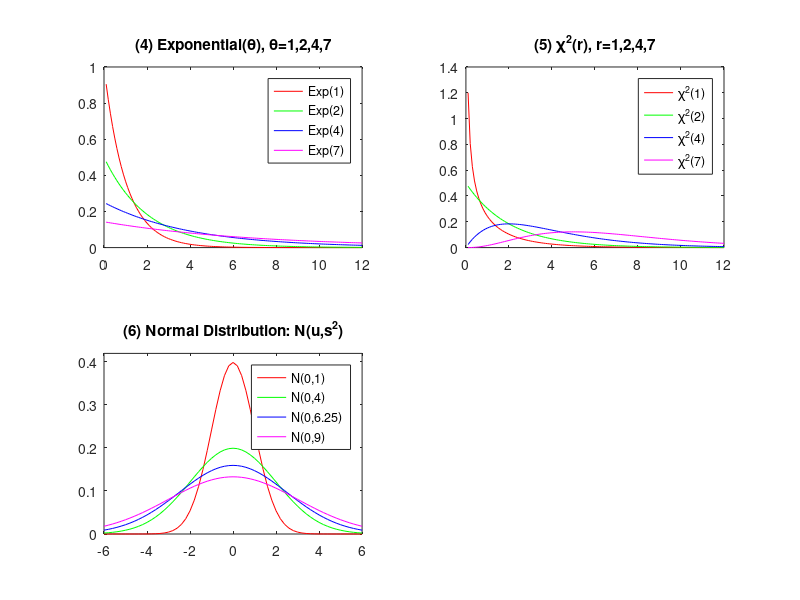

Write the MATLAB code that produced this figure.
% 4. Exponential Distribution
%
subplot(2,2,1)
X=0.1:0.1:12;
Ya=exppdf(X,1); Yb=exppdf(X,2); Yc=exppdf(X,4); Yd=exppdf(X,7);
plot(X,Ya,'r-',X,Yb,'g-',X,Yc,'b-',X,Yd,'m-'); %axis([0,12, 0,0.3])
legend('Exp(1)','Exp(2)','Exp(4)','Exp(7)')
title('(4) Exponential(\theta), \theta=1,2,4,7')
%
% 5. Chi-Square Distribution
%
subplot(2,2,2)
X=0.1:0.1:12;
Y1=chi2pdf(X,1); Y2=chi2pdf(X,2); Y4=chi2pdf(X,4); Y7=chi2pdf(X,7);
plot(X,Y1,'r-',X,Y2,'g-',X,Y4,'b-',X,Y7,'m-'); %axis([0,12, 0,0.3])
legend('\chi^2(1)','\chi^2(2)','\chi^2(4)','\chi^2(7)')
title('(5) \chi^2(r), r=1,2,4,7')
%
% 6. Normal Distribution
%
subplot(2,2,3)
X7=-6:0.2:6; u=0; s1=1; s2=2; s3=2.5; s4=3;
Y7a=normpdf(X7,u,s1); Y7b=normpdf(X7,u,s2); Y7c=normpdf(X7,u,s3);
Y7d=normpdf(X7,u,s4);
plot(X7,Y7a,'r-',X7,Y7b,'g-',X7,Y7c,'b-',X7,Y7d,'m-');axis([-6,6, 0,0.42])
legend('N(0,1)','N(0,4)','N(0,6.25)','N(0,9)')
title('(6) Normal Distribution: N(u,s^2)')